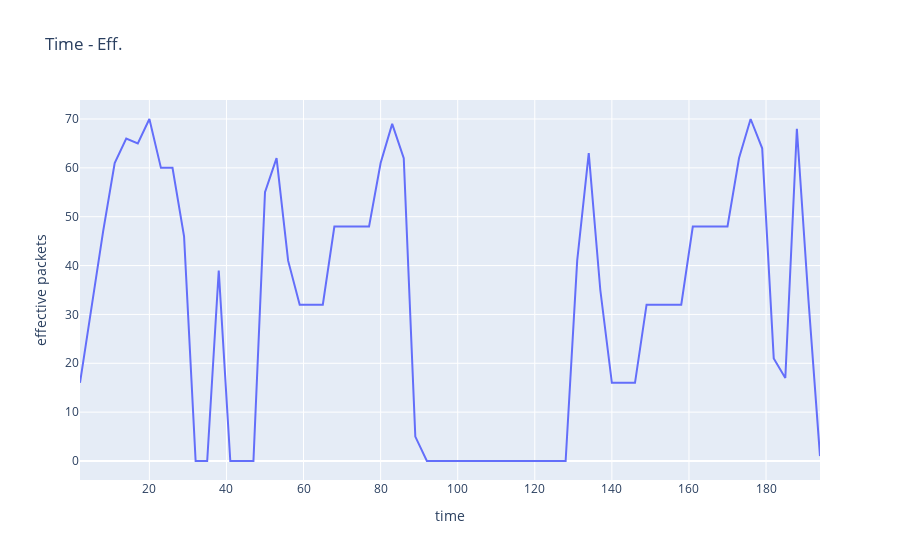

Notebook source saved alongside this figure:
### Code cell
fig = px.line(df.query("type=='receive'"), x="time", y="effective packets", title='Time - Eff.')
fig.show()

### Figure 1 — Plotly figure (JSON) as saved in the notebook; plotly's stock layout.template omitted (floating-point values rounded to 4 significant figures)
{"data": [{"hovertemplate": "time=%{x}<br>effective packets=%{y}<extra></extra>", "legendgroup": "", "line": {"color": "#636efa", "dash": "solid"}, "marker": {"symbol": "circle"}, "mode": "lines", "name": "", "orientation": "v", "showlegend": false, "type": "scatter", "x": [2, 5, 8, 11, 14, 17, 20, 23, 26, 29, 32, 35, 38, 41, 44, 47, 50, 53, 56, 59, 62, 65, 68, 71, 74, 77, 80, 83, 86, 89, 92, 95, 98, 101, 104, 107, 110, 113, 116, 119, 122, 125, 128, 131, 134, 137, 140, 143, 146, 149, 152, 155, 158, 161, 164, 167, 170, 173, 176, 179, 182, 185, 188, 191, 194], "xaxis": "x", "y": [16, 32, 47, 61, 66, 65, 70, 60, 60, 46, 0, 0, 39, 0, 0, 0, 55, 62, 41, 32, 32, 32, 48, 48, 48, 48, 61, 69, 62, 5, 0, 0, 0, 0, 0, 0, 0, 0, 0, 0, 0, 0, 0, 41, 63, 35, 16, 16, 16, 32, 32, 32, 32, 48, 48, 48, 48, 62, 70, 64, 21, 17, 68, 33, 1], "yaxis": "y"}], "layout": {"autosize": true, "legend": {"tracegroupgap": 0}, "title": {"text": "Time - Eff."}, "xaxis": {"anchor": "y", "autorange": true, "domain": [0, 1], "range": [2, 194], "title": {"text": "time"}, "type": "linear"}, "yaxis": {"anchor": "x", "autorange": true, "domain": [0, 1], "range": [-3.889, 73.89], "title": {"text": "effective packets"}, "type": "linear"}}}
